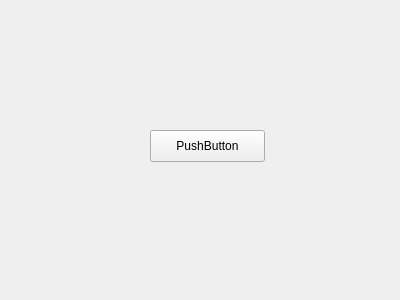
<?xml version="1.0" encoding="UTF-8"?>
<ui version="4.0">
 <class>TouchWidget</class>
 <widget class="QWidget" name="TouchWidget">
  <property name="geometry">
   <rect>
    <x>0</x>
    <y>0</y>
    <width>400</width>
    <height>300</height>
   </rect>
  </property>
  <property name="windowTitle">
   <string>Form</string>
  </property>
  <widget class="QPushButton" name="pushButton">
   <property name="geometry">
    <rect>
     <x>150</x>
     <y>130</y>
     <width>115</width>
     <height>32</height>
    </rect>
   </property>
   <property name="text">
    <string>PushButton</string>
   </property>
  </widget>
 </widget>
 <resources/>
 <connections/>
</ui>
